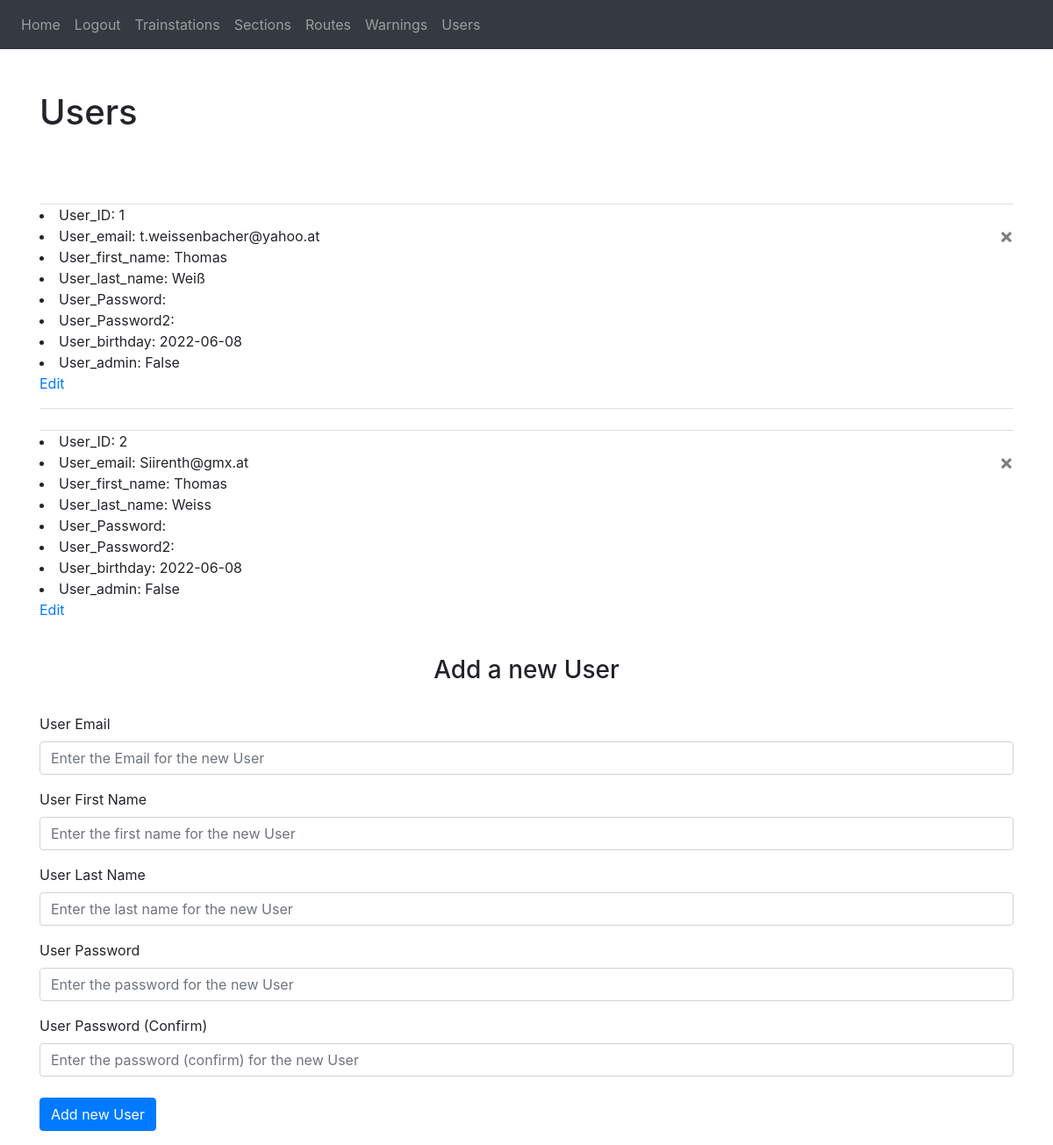
/all_users (signed in), run on the app's committed database.
### website/models.py (models this page shows)
class User(db.Model, UserMixin):
    id = db.Column(db.Integer, primary_key=True)
    email = db.Column(db.String(150), unique=True)
    password = db.Column(db.String(150))
    first_name = db.Column(db.String(150))
    last_name = db.Column(db.String(150))
    birthday = db.Column(db.Date, default=func.now())
    admin = db.Column(db.Boolean, default=False)

### website/views.py (the view, shortened to what this page needs)
@views.route('/all_users', methods=['GET', 'POST'])
def get_all_users():
    all_users = User.query.all()
    return render_template("users.html", user=current_user, all_users=all_users)

### website/__init__.py (called while the page is built)
def create_app():
    app = Flask(__name__)
    app.config['SECRET_KEY'] = 'tomdke'
    app.config['SQLALCHEMY_DATABASE_URI'] = f'sqlite:///{DB_NAME}'
    app.config['SQLALCHEMY_TRACK_MODIFICATIONS'] = False
    db.init_app(app)
    ma.init_app(app)
    from .views import views
    from .auth import auth
    app.register_blueprint(views, url_prefix='/')
    app.register_blueprint(auth, url_prefix='/')
    from .models import User, Note, TrainstationModel, SectionModel, RouteModel, sections
    from .api import api
    create_database(app)
    login_manager = LoginManager()
    login_manager.login_view = 'auth.login'
    login_manager.init_app(app)
    app.register_blueprint(api, url_prefix="/")
    @login_manager.user_loader
    def load_user(id):
        return User.query.get(int(id))
    return app

### website/templates/users.html (shortened to what this page needs)
{% extends "base.html" %}
{% block content %}
    <h1 class="py-5">Users</h1>
    <u1 class="list-group list-group-flush" id="users-list">
        {% for u in all_users %}
            <li class="list-group-item">
                <li>
                    <span class="field-name">User_ID:</span>
                    <span class="field-value">{{ u.id }}</span>
                </li>
                <li>
                    <span class="field-name">User_email:</span>
                    <span class="field-value">{{ u.email }}</span>
                    <button type="button" class="close" onClick="deleteUser({{ u.id }})">
                        <span aria-hidden="true">&times;</span>
                    </button>
                </li>
                <li>
                    <span class="field-name">User_first_name:</span>
                    <span class="field-value">{{ u.first_name }}</span>
                </li>
                <li>
                    <span class="field-name">User_last_name:</span>
                    <span class="field-value">{{ u.last_name }}</span>
                </li>
                <li>
                    <span class="field-name">User_Password:</span>
                </li>
                <li>
                    <span class="field-name">User_Password2:</span>
                </li>
                <li>
                    <span class="field-name">User_birthday:</span>
                    <span class="field-value">{{ u.birthday }}</span>
                </li>
                <li>
                    <span class="field-name">User_admin:</span>
                    <span class="field-value">{{ u.admin }}</span>
                    {% if user == current_user %}
                    <p><a href="/edit_users/{{ u.id }}">Edit</a></p>
                    {% endif %}
                </li>
            </li>
        {% endfor %}
    </u1>
<br />
<form method="POST">
  <h3 align="center">Add a new User</h3>
  <br />
  <div class="form-group">
    <label for="us_email">User Email</label>
    <input
      type="email"
      class="form-control"
      id="us_email"
      name="us_email"
      placeholder="Enter the Email for the new User"
    />
  </div>
  <div class="form-group">
    <label for="us_first_name">User First Name</label>
    <input
      type="text"
      class="form-control"
      id="us_first_name"
      name="us_first_name"
      placeholder="Enter the first name for the new User"
    />
  </div>
  <div class="form-group">
    <label for="us_last_name">User Last Name</label>
    <input
      type="text"
      class="form-control"
      id="us_last_name"
      name="us_last_name"
      placeholder="Enter the last name for the new User"
    />
  </div>
  <div class="form-group">
    <label for="us_password1">User Password</label>
    <input
      type="password"
      class="form-control"
      id="us_password1"
      name="us_password1"
      placeholder="Enter the password for the new User"
    />
  </div>
  <div class="form-group">
    <label for="us_password2">User Password (Confirm)</label>
    <input
      type="password"
      class="form-control"
      id="us_password2"
      name="us_password2"
      placeholder="Enter the password (confirm) for the new User"
    />
  <br />
  <button type="add" class="btn btn-primary">Add new User</button>
</form>
{% endblock %}

### data on the page
User: id "1", email "t.weissenbacher@yahoo.at", first_name "Thomas", last_name "Weiß", birthday "2022-06-08", admin "False"
User: id "2", email "Siirenth@gmx.at", first_name "Thomas", last_name "Weiss", birthday "2022-06-08", admin "False"
